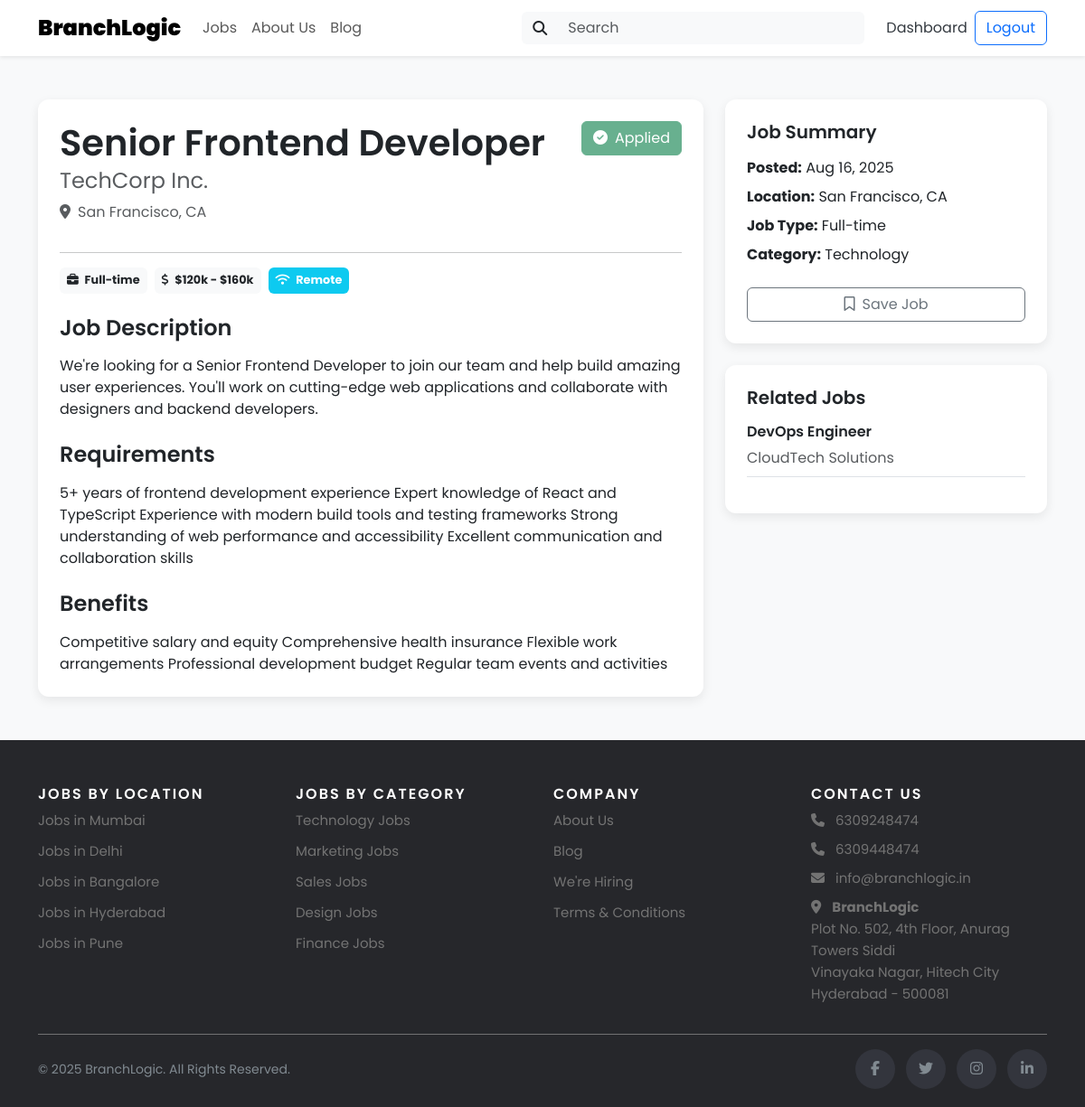
Screenshot of /jobs/1 (signed in) with the database file from the repository.
### app.py (models this page shows)
class Job(db.Model):
    id = db.Column(db.Integer, primary_key=True)
    title = db.Column(db.String(200), nullable=False)
    company = db.Column(db.String(200), nullable=False)
    location = db.Column(db.String(200), nullable=False)
    job_type = db.Column(db.String(50), nullable=False)
    remote = db.Column(db.Boolean, default=False)
    salary = db.Column(db.String(100))
    tags = db.Column(db.Text)
    urgent = db.Column(db.Boolean, default=False)
    logo = db.Column(db.String(200))
    description = db.Column(db.Text)
    requirements = db.Column(db.Text)
    benefits = db.Column(db.Text)
    category = db.Column(db.String(100))
    employer_id = db.Column(db.Integer, db.ForeignKey('user.id'), nullable=False)
    employer_email = db.Column(db.String(200), nullable=False)
    status = db.Column(db.String(20), default='active')
    applications_count = db.Column(db.Integer, default=0)
    application_deadline = db.Column(db.DateTime)
    posted_at = db.Column(db.DateTime, default=datetime.utcnow)
    created_at = db.Column(db.DateTime, default=datetime.utcnow)
    updated_at = db.Column(db.DateTime, default=datetime.utcnow, onupdate=datetime.utcnow)

### app.py (the view)
@app.route('/jobs/<int:job_id>')
def job_detail(job_id):
    job = Job.query.get_or_404(job_id)
    related_jobs = Job.query.filter_by(category=job.category).filter(Job.id != job_id).limit(3).all()
    already_applied = False
    if current_user.is_authenticated:
        already_applied = Application.query.filter_by(job_id=job_id, applicant_id=current_user.id).first() is not None
    return render_template('job_detail.html', job=job, related_jobs=related_jobs, already_applied=already_applied)

### app.py (called while the page is built, shortened)
@app.context_processor
def inject_now():
    return {'now': datetime.utcnow}

@login_manager.user_loader
def load_user(user_id):
    return User.query.get(int(user_id))

### templates/job_detail.html (shortened to what this page needs)
{% extends "base.html" %}
{% block content %}
<div class="container py-5">
    <div class="row">
        <div class="col-lg-8">
            <div class="card p-4">
                <div class="d-flex justify-content-between align-items-start">
                    <div>
                        <h1 class="mb-1">{{ job.title }}</h1>
                        <h4 class="text-muted fw-normal">{{ job.company }}</h4>
                        <p class="text-muted"><i class="fas fa-map-marker-alt me-2"></i>{{ job.location }}</p>
                    </div>
                    <div>
                        {% if already_applied %}
                            <button class="btn btn-success" disabled><i class="fas fa-check-circle me-2"></i>Applied</button>
                        {% else %}
                            <a href="{{ url_for('apply_job', job_id=job.id) }}" class="btn btn-primary">Apply Now</a>
                        {% endif %}
                    </div>
                </div>
                <hr>
                <div class="d-flex flex-wrap gap-2 mb-4">
                    <span class="badge bg-light text-dark p-2"><i class="fas fa-briefcase me-1"></i> {{ job.job_type }}</span>
                    <span class="badge bg-light text-dark p-2"><i class="fas fa-dollar-sign me-1"></i> {{ job.salary or 'Not Specified' }}</span>
                    {% if job.remote %}
                    <span class="badge bg-info text-white p-2"><i class="fas fa-wifi me-1"></i> Remote</span>
                    {% endif %}
                </div>
                <h4 class="mb-3">Job Description</h4>
                <div class="job-description">
                    {{ job.description|safe }}
                </div>
                <h4 class="mt-4 mb-3">Requirements</h4>
                <div class="job-requirements">
                    {{ job.requirements|safe }}
                </div>
                <h4 class="mt-4 mb-3">Benefits</h4>
                <div class="job-benefits">
                    {{ job.benefits|safe }}
                </div>
            </div>
        </div>
        <div class="col-lg-4">
            <div class="card p-4 mb-4">
                <h5 class="mb-3">Job Summary</h5>
                <ul class="list-unstyled">
                    <li class="mb-2"><strong>Posted:</strong> {{ job.posted_at.strftime('%b %d, %Y') }}</li>
                    <li class="mb-2"><strong>Location:</strong> {{ job.location }}</li>
                    <li class="mb-2"><strong>Job Type:</strong> {{ job.job_type }}</li>
                    <li class="mb-2"><strong>Category:</strong> {{ job.category|title }}</li>
                </ul>
                <div class="d-grid gap-2">
                   <form action="{{ url_for('save_job', job_id=job.id) }}" method="POST">
                        <button type="submit" class="btn btn-outline-secondary w-100"><i class="far fa-bookmark me-2"></i>Save Job</button>
                    </form>
                </div>
            </div>
            <div class="card p-4">
                <h5 class="mb-3">Related Jobs</h5>
                {% for related_job in related_jobs %}
                <div class="mb-3 border-bottom pb-2">
                    <h6><a href="{{ url_for('job_detail', job_id=related_job.id) }}" class="text-decoration-none text-dark">{{ related_job.title }}</a></h6>
                    <p class="text-muted mb-0">{{ related_job.company }}</p>
                </div>
                {% else %}
                <p>No related jobs found.</p>
                {% endfor %}
            </div>
        </div>
    </div>
</div>
{% endblock %}

### static/css/style.css (style rules this page uses)
body { font-family: 'Poppins', sans-serif; background-color: #f8f9fa; color: #343a40; }
h1, h2, h3, h4, h5, h6 { font-weight: 600; }
.card { border: none; border-radius: 0.75rem; box-shadow: 0 4px 12px rgba(0,0,0,0.08); transition: transform 0.3s ease, box-shadow 0.3s ease; }
.badge { font-size: 0.8rem; padding: 0.4em 0.8em; }

### rows the page displays
Job: title "Senior Frontend Developer", company "TechCorp Inc.", location "San Francisco, CA", job_type "Full-time", salary "$120k - $160k", description "We're looking for a Senior Frontend Developer to join our team and help build amazing user experiences. You'll work on cutting-edge web applications and collaborate with designers and backend developers.", requirements "5+ years of frontend development experience Expert knowledge of React and TypeScript Experience with modern build tools and testing frameworks Strong understanding of web performance and accessibility Excellent communication and collaboration skills", benefits "Competitive salary and equity Comprehensive health insurance Flexible work arrangements Professional development budget Regular team events and activities", posted_at "Aug 16, 2025", category "Technology"
Job: title "DevOps Engineer", company "CloudTech Solutions"
